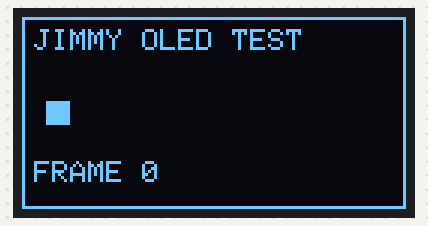
This sketch was run on a simulated Arduino Uno, built with avr-gcc and run on an emulated ATmega328P. Parts: 128×64 one-colour display. What the sketch prints to the serial monitor is not drawn.

Above: at 1.1 s.
At 5.1 s:
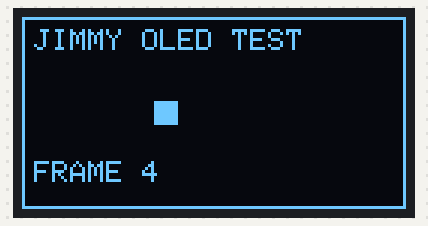
At 10.1 s:
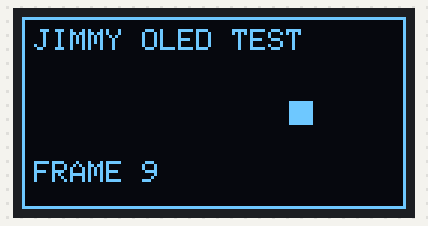
At 19.1 s:
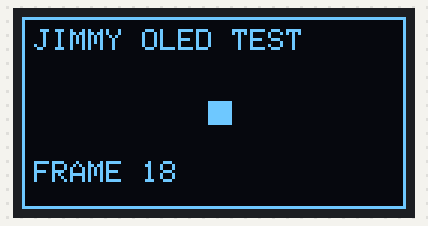
At 28.1 s:
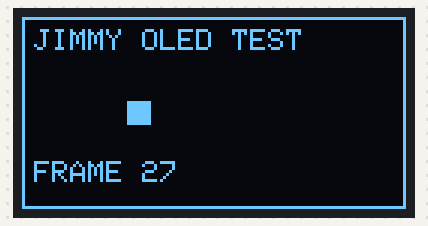
At 38.1 s:
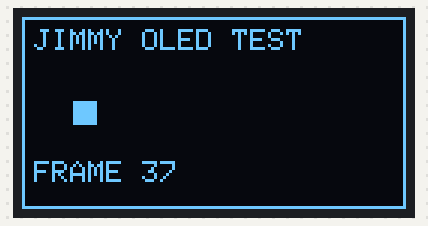

The sketch:

oled_diagnostic.ino
```cpp
#include <Adafruit_GFX.h>
#include <Adafruit_SSD1306.h>
#include <Arduino.h>
#include <Wire.h>

constexpr uint8_t kOledAddressA = 0x3C;
constexpr uint8_t kOledAddressB = 0x3D;
Adafruit_SSD1306 display(128, 64, &Wire, -1, 100000UL, 100000UL);
uint8_t oledAddress = 0;
bool displayReady = false;
uint32_t lastReportMs = 0;
uint32_t frame = 0;

bool responds(uint8_t address) {
  Wire.beginTransmission(address);
  return Wire.endTransmission() == 0;
}

void setup() {
  Serial.begin(115200);
  Wire.begin();
  Wire.setClock(100000);

  for (uint8_t address = 1; address < 127; address++) {
    if (responds(address)) {
      Serial.print("I2C device at 0x");
      Serial.println(address, HEX);
    }
  }

  if (responds(kOledAddressA)) oledAddress = kOledAddressA;
  else if (responds(kOledAddressB)) oledAddress = kOledAddressB;
  if (oledAddress != 0) displayReady = display.begin(SSD1306_SWITCHCAPVCC, oledAddress);
}

void loop() {
  const uint32_t nowMs = millis();
  if (nowMs - lastReportMs < 1000) return;
  lastReportMs = nowMs;

  Serial.print("OLED address: 0x");
  Serial.print(oledAddress, HEX);
  Serial.print(" ACK: ");
  Serial.print(oledAddress != 0 && responds(oledAddress) ? "yes" : "no");
  Serial.print(" buffer: ");
  Serial.println(displayReady ? "yes" : "no");

  if (!displayReady) return;
  display.clearDisplay();
  display.setTextColor(SSD1306_WHITE);
  display.setTextSize(1);
  display.setCursor(4, 4);
  display.print("JIMMY OLED TEST");
  display.drawRect(0, 0, 128, 64, SSD1306_WHITE);
  display.fillRect(8 + (frame % 12) * 9, 28, 8, 8, SSD1306_WHITE);
  display.setCursor(4, 48);
  display.print("FRAME ");
  display.print(frame++);
  display.display();
}
```

Measured:
- what the display in image 0 shows lasts 1.0 s, from 1.0 s to 2.0 s
